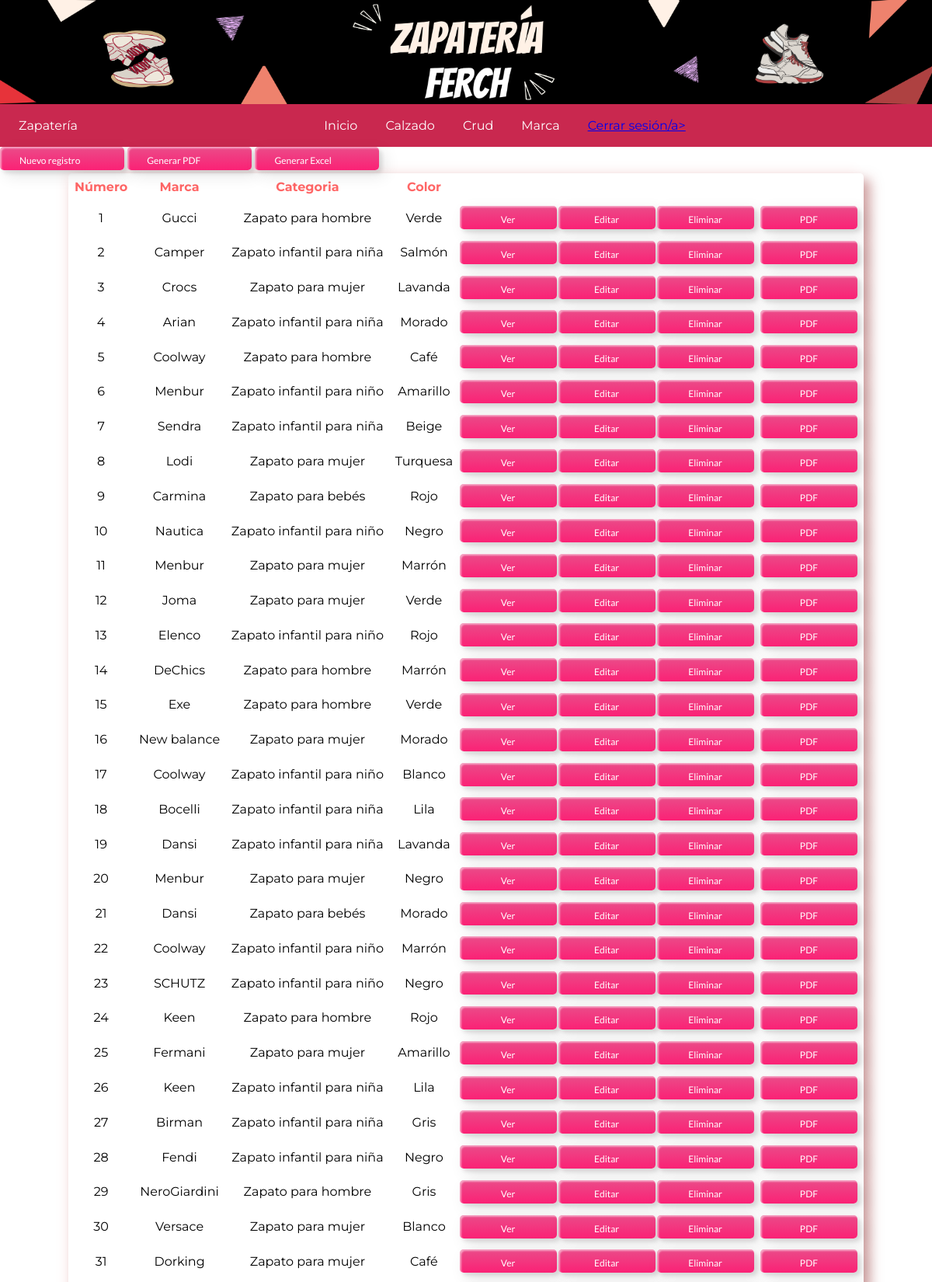
Page /CrudProducto/actualizar.php (signed in, upper part) on the committed database.
### tables this page shows
CREATE TABLE IF NOT EXISTS `zapato` (
  `idZapato` int NOT NULL AUTO_INCREMENT,
  `idProveedor` int NOT NULL,
  `idClasificacion` int NOT NULL,
  `idCategoria` int NOT NULL,
  `idColor` int NOT NULL,
  `Descripcion` text NOT NULL,
  `Costo` varchar(5) NOT NULL,
  PRIMARY KEY (`idZapato`),
  KEY `idProveedor` (`idProveedor`),
  KEY `idClasificacion` (`idClasificacion`),
  KEY `idCategoria` (`idCategoria`),
  KEY `idColor` (`idColor`)
);

CREATE TABLE IF NOT EXISTS `proveedor` (
  `idProveedor` int NOT NULL AUTO_INCREMENT,
  `nombreProveedor` text NOT NULL,
  PRIMARY KEY (`idProveedor`)
);

CREATE TABLE IF NOT EXISTS `categoria` (
  `idCategoria` int NOT NULL AUTO_INCREMENT,
  `nombreCategoria` text NOT NULL,
  PRIMARY KEY (`idCategoria`)
);

CREATE TABLE IF NOT EXISTS `color` (
  `idColor` int NOT NULL AUTO_INCREMENT,
  `nombreColor` varchar(10) NOT NULL,
  PRIMARY KEY (`idColor`)
);

### CrudProducto/productosListadoAction.php (called while the page is built)
<?php
    function consultarZapatos(){
        include '../Conexiones/ConexionBdZapateria.php';
        $consulta = mysqli_query($conexion, "SELECT * FROM Zapato");
        return [$consulta, $conexion];
    }
    function consultaProveedor($idProveedor, $conexion){
        $nombreProveedor = mysqli_fetch_array(
            mysqli_query(
                $conexion,"SELECT * FROM Proveedor WHERE idProveedor='$idProveedor'"));
        return $nombreProveedor;
    }
    function consultaCategoria($idCategoria, $conexion){
        $nombreCategoria = mysqli_fetch_array(
            mysqli_query(
                $conexion,"SELECT * FROM Categoria WHERE idCategoria='$idCategoria'"));
        return $nombreCategoria;
    }
    function consultaColor($idColor, $conexion){
        $nombreColor = mysqli_fetch_array(
            mysqli_query(
                $conexion,"SELECT * FROM Color WHERE idColor='$idColor'"));
        return $nombreColor;
    }
?>

### CrudProducto/productosListadoFuncion.php (the view, shortened to what this page needs)
<?php
    include 'productosListadoAction.php';
    list ($consulta, $conexion) = consultarZapatos();
?>
<html>
    <head></head>
    <body>
    <?php include "../Funciones/funciones.php";
        ?>
        <div>
            <a href="productosNuevoFuncion.php" class="custom-btn2 btn-11 enlace">Nuevo registro</a>
            <a href="../FPDF/reporte.php" class="custom-btn2 btn-11 enlace">Generar PDF</a>
            <a href="../PhpExcel/phpExcel.php" class="custom-btn2 btn-11 enlace">Generar Excel</a>
        </div>
       <div class="tablaCRUD" id="tablaCRUD">
            <table>
                <thead>
                    <tr>
                        <th> Número </th>
                        <th> Marca </th>
                        <th> Categoria </th>
                        <th> Color </th>
                        <th colspan="3"></th>
                    </tr>
                </thead>
                <tbody>
                    <?php
                        $contador = 1;
                        while( $fila = mysqli_fetch_array($consulta)){
                            $nombreProveedor = consultaProveedor($fila['idProveedor'], $conexion);
                            $nombreCategoria = consultaCategoria($fila['idCategoria'], $conexion);
                            $nombreColor = consultaColor($fila['idColor'], $conexion);
                    ?>
                    <tr>
                        <td> <?php echo $contador ?> </td>
                        <td> <?php echo $nombreProveedor['nombreProveedor']?> </td>
                        <td> <?php echo $nombreCategoria['nombreCategoria']?> </td>
                        <td> <?php echo $nombreColor['nombreColor']?> </td>
                        <th><a href="productosVerFuncion.php?id=<?php echo $fila['idZapato'] ?>" class="custom-btn btn-11 enlace">Ver</a></th>
                        <th><a href="productosActualizarFuncion.php?id=<?php echo $fila['idZapato'] ?>" class="custom-btn btn-11 enlace">Editar</a></th>
                        <th><a onclick="return Confirm()" href="productosBorrarAction.php?id=<?php echo $fila['idZapato'] ?>" class="custom-btn btn-11 enlace">Eliminar</a></th>
                        <td><a href="../FPDF/reporteCalzado.php?id=<?php echo $fila['idZapato']?>" class="custom-btn btn-11 enlace">PDF</a></td>
                    </tr>
                    <?php $contador += 1; } ?>
                </tbody>
            </table>
       </div>
    </body>
</html>

### CSS/style.css (style rules this page uses)
:root { --maple:#811a34; --mapleii: #ff6666; --white:#ffffff; --black: #000000; --light-color:#777; --bg-color:#ffffff; --bg-color-nav:#C9284F; --font-color: #ffffff; --border:.1rem solid rgba(0,0,0,.2); --box-shadow:.5rem .5rem 1rem #a0424285, -.5rem -.5rem 1rem #fff9f9; }
* { padding: 0; margin: 0; box-sizing: border-box; font-family: 'Montserrat', sans-serif; }
html { overflow-x: hidden; scroll-behavior: smooth; }
body { background: var(--bg-color); color: var(--font-color); }
.enlace { list-style: none; overflow: hidden; display: block; text-decoration: none; color: var(--white); }
.tablaCRUD table { text-align: center; margin-left: auto; margin-right: auto; box-shadow: var(--box-shadow); border-radius: .3rem; }
.tablaCRUD thead th { color: var(--mapleii); }
.tablaCRUD tbody td { color: var(--black); }
.tablaCRUD thead th, .tablaCRUD tbody td { padding: .4rem; font-size: 1rem; }
.custom-btn { width: 125px; height: 30px; color: #fff; border-radius: 5px; padding: 10px 25px; font-family: 'Lato', sans-serif; font-weight: 500; background: transparent; cursor: pointer; transition: all 0.3s ease; position: relative; display: inline-block; box-shadow:inset 2px 2px 2px 0px rgba(255,255,255,.5), 7px 7px 20px 0px rgba(0,0,0,.1), 4px 4px 5px 0px rgba(0,0,0,.1); outline: none; font-size: 12px; }
.custom-btn2 { width: 160px; height: 30px; color: #fff; border-radius: 5px; padding: 10px 25px; font-family: 'Lato', sans-serif; font-weight: 500; background: transparent; cursor: pointer; transition: all 0.3s ease; position: relative; display: inline-block; box-shadow:inset 2px 2px 2px 0px rgba(255,255,255,.5), 7px 7px 20px 0px rgba(0,0,0,.1), 4px 4px 5px 0px rgba(0,0,0,.1); outline: none; font-size: 12px; }
.btn-11 { border: none; background: rgb(251,33,117); background: linear-gradient(0deg, rgba(251,33,117,1) 0%, rgba(234,76,137,1) 100%); color: #fff; overflow: hidden; }
.btn-11:before { position: absolute; content: ''; display: inline-block; top: -180px; left: 0; width: 30px; height: 100%; background-color: #fff; animation: shiny-btn1 3s ease-in-out infinite; }

### rows in the picture
zapato: idProveedor.nombreProveedor "Gucci", idCategoria.nombreCategoria "Zapato para hombre", idColor.nombreColor "Verde"
zapato: idProveedor.nombreProveedor "Camper", idCategoria.nombreCategoria "Zapato infantil para niña", idColor.nombreColor "Salmón"
zapato: idProveedor.nombreProveedor "Crocs", idCategoria.nombreCategoria "Zapato para mujer", idColor.nombreColor "Lavanda"
zapato: idProveedor.nombreProveedor "Arian", idCategoria.nombreCategoria "Zapato infantil para niña", idColor.nombreColor "Morado"
zapato: idProveedor.nombreProveedor "Coolway", idCategoria.nombreCategoria "Zapato para hombre", idColor.nombreColor "Café"
zapato: idProveedor.nombreProveedor "Menbur", idCategoria.nombreCategoria "Zapato infantil para niño", idColor.nombreColor "Amarillo"
zapato: idProveedor.nombreProveedor "Sendra", idCategoria.nombreCategoria "Zapato infantil para niña", idColor.nombreColor "Beige"
zapato: idProveedor.nombreProveedor "Lodi", idCategoria.nombreCategoria "Zapato para mujer", idColor.nombreColor "Turquesa"
zapato: idProveedor.nombreProveedor "Carmina", idCategoria.nombreCategoria "Zapato para bebés", idColor.nombreColor "Rojo"
zapato: idProveedor.nombreProveedor "Nautica", idCategoria.nombreCategoria "Zapato infantil para niño", idColor.nombreColor "Negro"
zapato: idProveedor.nombreProveedor "Menbur", idCategoria.nombreCategoria "Zapato para mujer", idColor.nombreColor "Marrón"
zapato: idProveedor.nombreProveedor "Joma", idCategoria.nombreCategoria "Zapato para mujer", idColor.nombreColor "Verde"
zapato: idProveedor.nombreProveedor "Elenco", idCategoria.nombreCategoria "Zapato infantil para niño", idColor.nombreColor "Rojo"
zapato: idProveedor.nombreProveedor "DeChics", idCategoria.nombreCategoria "Zapato para hombre", idColor.nombreColor "Marrón"
zapato: idProveedor.nombreProveedor "Exe", idCategoria.nombreCategoria "Zapato para hombre", idColor.nombreColor "Verde"
zapato: idProveedor.nombreProveedor "New balance", idCategoria.nombreCategoria "Zapato para mujer", idColor.nombreColor "Morado"
zapato: idProveedor.nombreProveedor "Coolway", idCategoria.nombreCategoria "Zapato infantil para niño", idColor.nombreColor "Blanco"
zapato: idProveedor.nombreProveedor "Bocelli", idCategoria.nombreCategoria "Zapato infantil para niña", idColor.nombreColor "Lila"
zapato: idProveedor.nombreProveedor "Dansi", idCategoria.nombreCategoria "Zapato infantil para niña", idColor.nombreColor "Lavanda"
zapato: idProveedor.nombreProveedor "Menbur", idCategoria.nombreCategoria "Zapato para mujer", idColor.nombreColor "Negro"
zapato: idProveedor.nombreProveedor "Dansi", idCategoria.nombreCategoria "Zapato para bebés", idColor.nombreColor "Morado"
zapato: idProveedor.nombreProveedor "Coolway", idCategoria.nombreCategoria "Zapato infantil para niño", idColor.nombreColor "Marrón"
zapato: idProveedor.nombreProveedor "SCHUTZ", idCategoria.nombreCategoria "Zapato infantil para niño", idColor.nombreColor "Negro"
zapato: idProveedor.nombreProveedor "Keen", idCategoria.nombreCategoria "Zapato para hombre", idColor.nombreColor "Rojo"
zapato: idProveedor.nombreProveedor "Fermani", idCategoria.nombreCategoria "Zapato para mujer", idColor.nombreColor "Amarillo"
zapato: idProveedor.nombreProveedor "Keen", idCategoria.nombreCategoria "Zapato infantil para niña", idColor.nombreColor "Lila"
zapato: idProveedor.nombreProveedor "Birman", idCategoria.nombreCategoria "Zapato infantil para niña", idColor.nombreColor "Gris"
zapato: idProveedor.nombreProveedor "Fendi", idCategoria.nombreCategoria "Zapato infantil para niña", idColor.nombreColor "Negro"
zapato: idProveedor.nombreProveedor "NeroGiardini", idCategoria.nombreCategoria "Zapato para hombre", idColor.nombreColor "Gris"
zapato: idProveedor.nombreProveedor "Versace", idCategoria.nombreCategoria "Zapato para mujer", idColor.nombreColor "Blanco"
zapato: idProveedor.nombreProveedor "Dorking", idCategoria.nombreCategoria "Zapato para mujer", idColor.nombreColor "Café"
